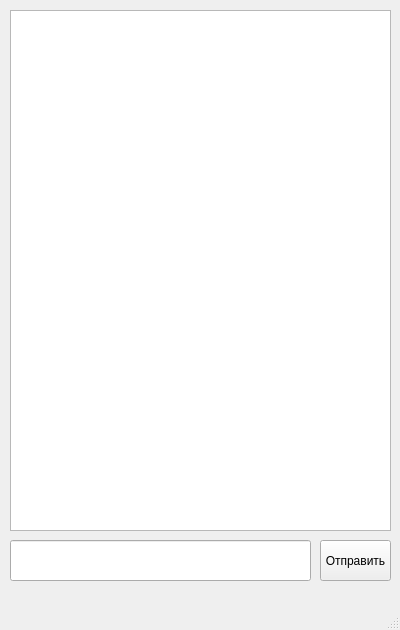
<?xml version="1.0" encoding="UTF-8"?>
<ui version="4.0">
 <class>MainWindow</class>
 <widget class="QMainWindow" name="MainWindow">
  <property name="geometry">
   <rect>
    <x>0</x>
    <y>0</y>
    <width>400</width>
    <height>630</height>
   </rect>
  </property>
  <property name="minimumSize">
   <size>
    <width>400</width>
    <height>630</height>
   </size>
  </property>
  <property name="maximumSize">
   <size>
    <width>400</width>
    <height>630</height>
   </size>
  </property>
  <property name="windowTitle">
   <string>MainWindow</string>
  </property>
  <widget class="QWidget" name="centralwidget">
   <widget class="QLineEdit" name="message">
    <property name="geometry">
     <rect>
      <x>10</x>
      <y>540</y>
      <width>301</width>
      <height>41</height>
     </rect>
    </property>
    <property name="text">
     <string/>
    </property>
   </widget>
   <widget class="QPushButton" name="send">
    <property name="geometry">
     <rect>
      <x>320</x>
      <y>540</y>
      <width>71</width>
      <height>41</height>
     </rect>
    </property>
    <property name="text">
     <string>Отправить</string>
    </property>
   </widget>
   <widget class="QTextEdit" name="browser">
    <property name="geometry">
     <rect>
      <x>10</x>
      <y>10</y>
      <width>381</width>
      <height>521</height>
     </rect>
    </property>
    <property name="readOnly">
     <bool>true</bool>
    </property>
    <property name="html">
     <string>&lt;!DOCTYPE HTML PUBLIC &quot;-//W3C//DTD HTML 4.0//EN&quot; &quot;http://www.w3.org/TR/REC-html40/strict.dtd&quot;&gt;
&lt;html&gt;&lt;head&gt;&lt;meta name=&quot;qrichtext&quot; content=&quot;1&quot; /&gt;&lt;style type=&quot;text/css&quot;&gt;
p, li { white-space: pre-wrap; }
&lt;/style&gt;&lt;/head&gt;&lt;body style=&quot; font-family:'MS Shell Dlg 2'; font-size:8.25pt; font-weight:400; font-style:normal;&quot;&gt;
&lt;p style=&quot;-qt-paragraph-type:empty; margin-top:0px; margin-bottom:0px; margin-left:0px; margin-right:0px; -qt-block-indent:0; text-indent:0px;&quot;&gt;&lt;br /&gt;&lt;/p&gt;&lt;/body&gt;&lt;/html&gt;</string>
    </property>
    <property name="textInteractionFlags">
     <set>Qt::TextSelectableByMouse</set>
    </property>
   </widget>
  </widget>
  <widget class="QMenuBar" name="menubar">
   <property name="geometry">
    <rect>
     <x>0</x>
     <y>0</y>
     <width>400</width>
     <height>21</height>
    </rect>
   </property>
  </widget>
  <widget class="QStatusBar" name="statusbar"/>
 </widget>
 <resources/>
 <connections/>
</ui>
